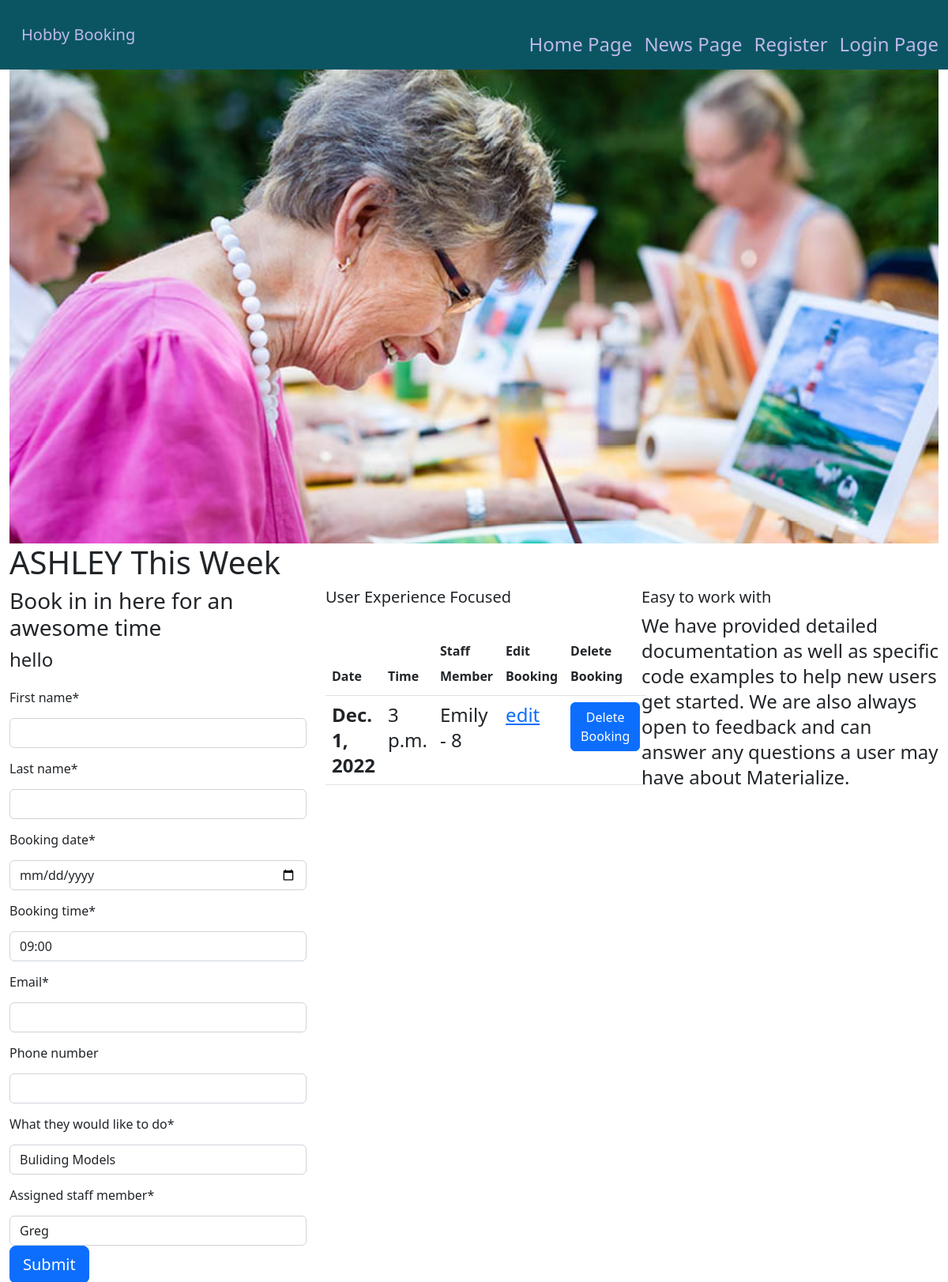
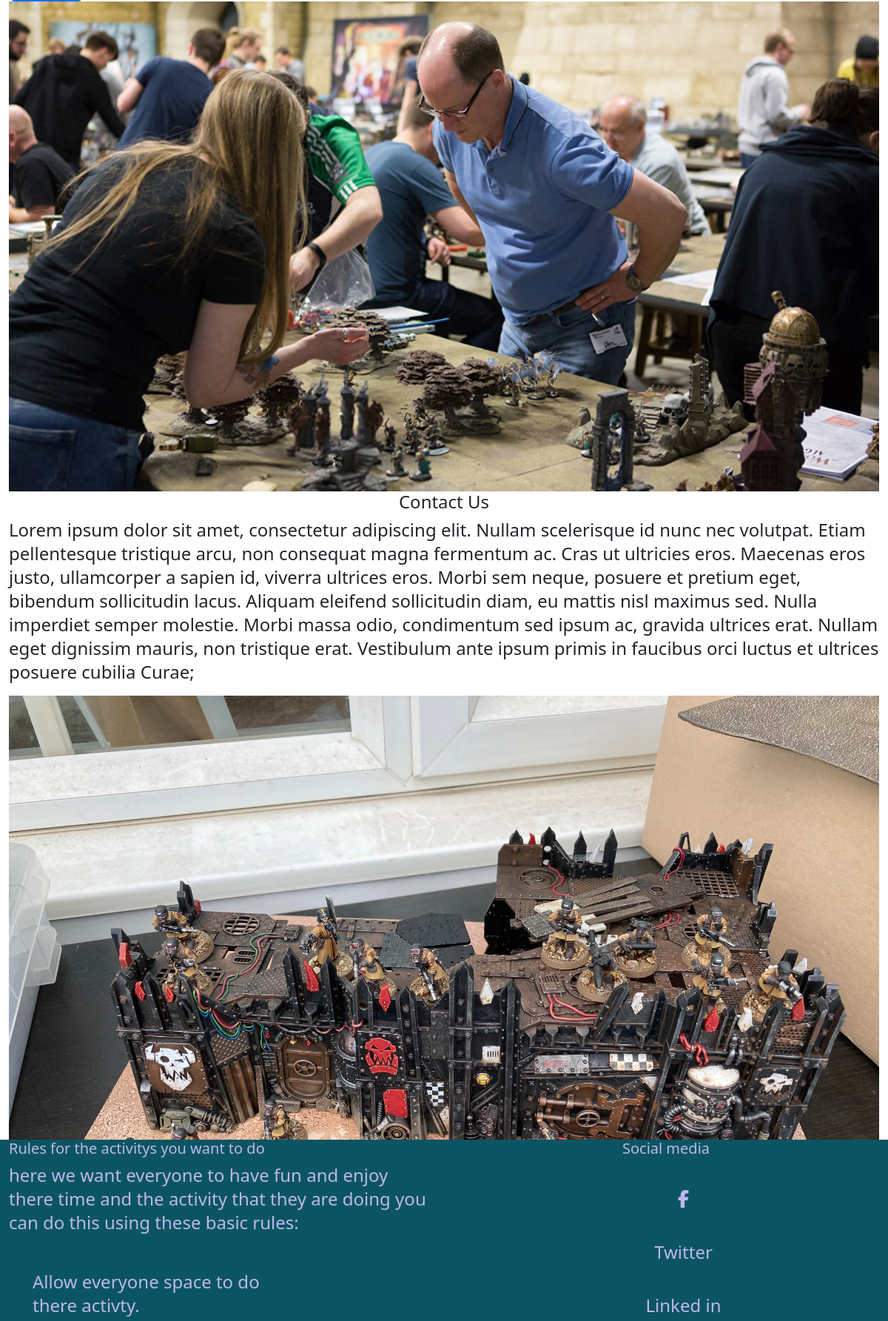
The page /booking/ (upper part) on the database its author committed (2 pictures, top to bottom).
### booking/models.py (models this page shows, shortened)
class Booking(models.Model):
    first_name = models.CharField(max_length=200)
    last_name = models.CharField(max_length=200)
    created_on = models.DateTimeField(auto_now_add=True)
    booking_date = models.DateField(auto_now_add=False)
    booking_time = models.TimeField(max_length=30)
    email = models.EmailField(max_length=100,)
    phone_number = PhoneNumberField(blank=True, region="GB")
    user_id = models.ForeignKey(
        User, on_delete=models.CASCADE, related_name="users_ids"
    )
    what_they_would_like_to_do = models.CharField(max_length=50,
                                                  choices=activity_choices,
                                                  default='bulding models')
    assigned_staff_member = models.CharField(max_length=50,
                                             choices=staff_members,
                                             default='Greg')
    class Meta:
        unique_together = [['booking_date', 'booking_time']]

### booking/views.py (the view, shortened to what this page needs)
# urls.py: path('booking/', views.Create_Booking.as_view(), name="booking"),
class Create_Booking(View):
    def get(self, request, *args, **kwargs):
        all_bookings = Booking.objects.all().order_by("booking_date", "booking_time")
        return render(
            request,
            "booking.html",
            {
                "bookingform": BookingForm(),
                "all_bookings": all_bookings,
            },
        )

### booking/forms.py
class BookingForm(forms.ModelForm):
    class Meta:
        model = Booking
        fields = ('first_name', 'last_name', 'booking_date', 'booking_time',
                  'email', 'phone_number', 'what_they_would_like_to_do',
                  'assigned_staff_member',)
        widgets = {
            'booking_date': DateInput(),
        }
    booking_time = forms.ChoiceField(choices=TIME_SLOTS)

### templates/booking.html (shortened to what this page needs)
{% extends "base.html" %} {% block content %}
{% load static %}
{% load crispy_forms_tags %}
<div id="index-banner">
  <div class="section">
    <div class="container-fluid">
      <div class="row">
        <div class="col-12">
          <div class="scrollable">
            <img src="{{ MEDIA_URL }}background1.jpg" class="w-100 img-responsive" alt="canvas painting">
          </div>
        </div>
      </div>
      <h1 class="header center">ASHLEY This Week </h1>
    </div>
  </div>
</div>
<div class="col-lg-12 col-lg-offset-3 col-md-12 col-md-offset-2 col-sm-10 col-sm-offset-1 col-xs-10 col-xs-offset-1">
  <div class="container-fluid">
    <div class="row">
      <div class="col-lg-4 col-md-6 col-sm-6">
        <div class="icon-block">
          <h3> Book in in here for an awesome time </h3>
          <p>hello {{ user.username}}</p>
          <form method="post" style="margin-top: 1rem;">
            {{ bookingform | crispy }}
            <button type="submit" class="btn btn-primary btn-lg" value="submit">Submit</button>
          </form>
        </div>
      </div>
      <div class="col-lg-4 col-md-6 col-sm-6">
        <div class="icon-block">
          <h5 class="center">User Experience Focused</h5>
          <table class="table">
            <thead>
              <tr>
                <th scope="col">Date</th>
                <th scope="col">Time</th>
                <th scope="col">Staff Member</th>
                <th scope="col">Edit Booking</th>
                <th scope="col">Delete Booking</th>
              </tr>
            </thead>
            <tbody>
              {% for booking in all_bookings %}
              <tr>
                <th scope="row">{{ booking.booking_date }}</th>
                <td>{{ booking.booking_time }}</td>
                <td>{{ booking.assigned_staff_member }} - {{booking.id}}</td>
                <td><a href="{% url 'edit_booking' booking.id %}">edit</a></td>
                <td><button type="button" class="btn btn-primary" data-bs-toggle="modal"
                    data-bs-target="#delete-{{booking.id}}">
                    Delete Booking
                  </button>
                </td>
              </tr>
              {% endfor %}
            </tbody>
          </table>
        </div>
      </div>
      <div class="col-lg-4 col-md-6 col-sm-6">
        <div class="icon-block">
          <h5>Easy to work with</h5>
          <p class="light">We have provided detailed documentation as well as specific code examples to help new users
            get started. We are also always open to feedback and can answer any questions a user may have about
            Materialize.</p>
        </div>
      </div>
    </div>
  </div>
  <div class="container-fluid">
    <div class="section">
      <div class="row">
        <div class="col-12">
          <img src="{{ MEDIA_URL }}background2.jpg" class="w-100" alt="Playing a Board Game">
        </div>
      </div>
    </div>
  </div>
</div>
<div class="col-lg-12 col-lg-offset-3 col-md-12 col-md-offset-2 col-sm-10 col-sm-offset-1 col-xs-10 col-xs-offset-1">
  <div class="container-fluid">
    <div class="row">
      <div class="col-lg-12 col-md-12 col-sm-12">
        <div class="col s12 center">
          <h4 class="text-center">Contact Us</h4>
          <p class="left-align light">Lorem ipsum dolor sit amet, consectetur adipiscing elit. Nullam scelerisque
            id
            nunc nec volutpat. Etiam pellentesque tristique arcu, non consequat magna fermentum ac. Cras ut
            ultricies eros. Maecenas eros justo, ullamcorper a sapien id, viverra ultrices eros. Morbi sem neque,
            posuere et pretium eget, bibendum sollicitudin lacus. Aliquam eleifend sollicitudin diam, eu mattis
            nisl
            maximus sed. Nulla imperdiet semper molestie. Morbi massa odio, condimentum sed ipsum ac, gravida
            ultrices erat. Nullam eget dignissim mauris, non tristique erat. Vestibulum ante ipsum primis in
            faucibus orci luctus et ultrices posuere cubilia Curae;</p>
        </div>
      </div>
    </div>
  </div>
</div>
<div class="container-fluid">
  <div class="section">
    <div class="row">
      <div class="col-12">
        <div class="scrollable">
          <img src="{{ MEDIA_URL }}background3.jpg" alt="diorama of models" class="w-100">
        </div>
      </div>
    </div>
  </div>
</div>
{%endblock%}

### static/css/style.css (style rules this page uses)
body { display: flex; min-height: 100vh; flex-direction: column; }
.table { margin-top: 2rem; }
p { line-height: 2rem; font-size: 24px; font-weight: 300; }
tbody { font-size: 24px; font-weight: 300; }
.container-fluid { line-height: 2rem; height: auto; }
.container-fluid .section { width: 100%; }
.scrollable { overflow: hidden; max-height: 600px }
label { display: block; margin: 10px auto; }
.scrollable img { margin-top: -3px; }

### rows shown on the page
Booking: booking_date "Dec. 1, 2022", booking_time "3 p.m.", assigned_staff_member "Emily", id "8"
